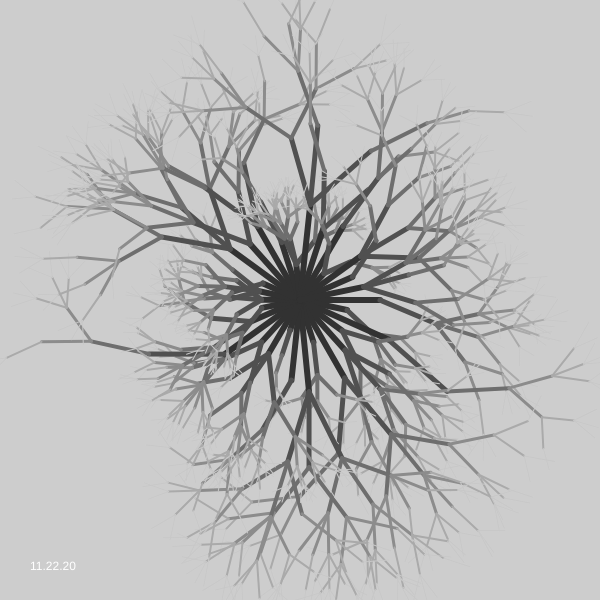
Frame 1 (no input)
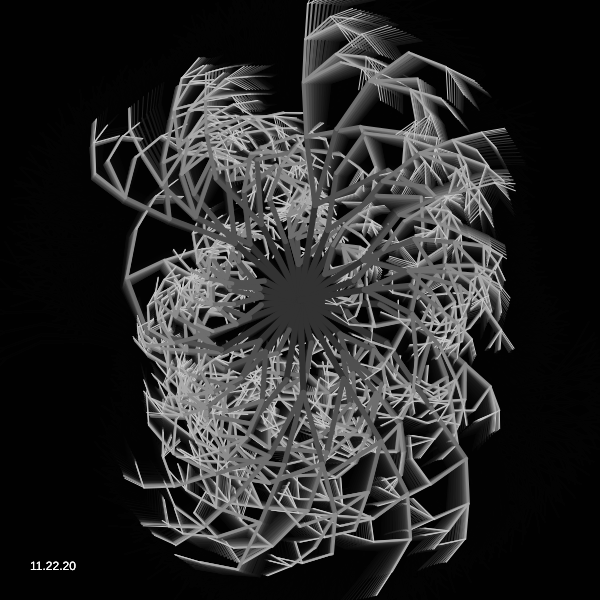
Frame 60 (no input)
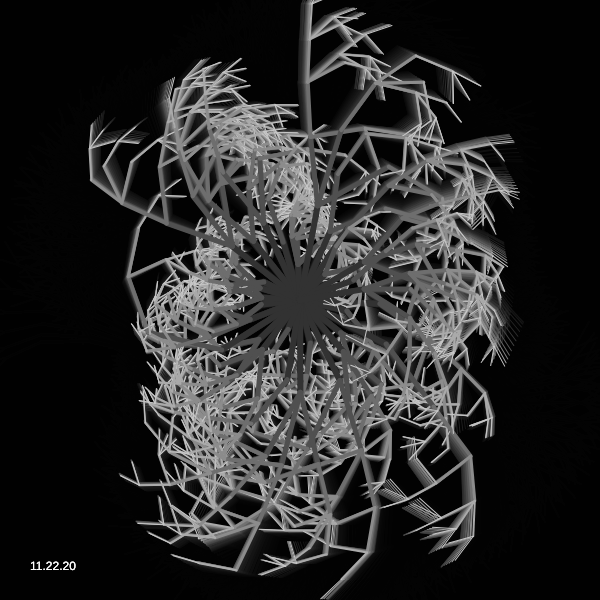
Frame 120 (the mouse pressed at the canvas centre since frame 60)

The p5.js sketch that drew these frames (run headless with seeded random() and noise() and a simulated clock; from frame 60 on, the mouse is pressed at the canvas centre):

// p5.js sketch
// ── sketch.js
/*
T-Virus

Recursively creates `branches` that uses dynamics to drive their angles.

Author:
  Jason Labbe

Site:
  jasonlabbe3d.com
*/


var maxLevel = 5; // The amount of nested branches it will subdivide to. More is slower!
var branchForce = 0.5; // The branch's resistance against the mouse. A lower value will make it feel sluggish, while a bigger value will make it spring-like.
var rootBranches = [];
var debug = false;
var count = 0;


function setup() {
  createCanvas(600, 600);
  generateNewTree();
}


function draw() {
  background(0, 50);
  
  push();
    translate(width / 2, height / 2);
    for (let i = 0; i < rootBranches.length; i++) {
      treeIterator(rootBranches[i], 0, -height / 2, 0);
    }
  
  pop();
  
  fill(255);
  noStroke();
  text("11.22.20", 30, height-30)
}


// A branch's position is always relative to its parent.
function Branch(length, angle, level) {
  this.vel = 0;
  this.acc = 0
  this.level = level;
  this.angle = angle;
  this.restAngle = angle;
  this.length = length;
  this.children = [];
  this.leaves = [];
  count++;
  this.index = count;
  
  // Adds a new branch as a child.
  this.newBranch = function(angle, mult) {
    let newBranch = new Branch(this.length * mult, angle, this.level + 1)
    this.children.push(newBranch);
    return newBranch;
  }
  
  // Adds a new velocity to its acceleration.
  this.applyForce = function(force) {
    this.acc += force;
  }
  
  // Simulates its new angle.
  this.move = function() {
    // Add some weak wind so there's subtle motion when it's idle.
    let windMult = map(this.level, 0, maxLevel, 0.1, 1) * random(0.75, 1.25);
    let wind = noise((frameCount + this.index) * 0.005) * windMult;
    this.applyForce(wind);
    
    // Always have the angle chasing back to its rest pose.
    // This is what causes the branches to bounce.
    let angleThresh = 10;
    let spring = new p5.Vector(this.restAngle, 0);
    let distance = dist(this.angle, 0, this.restAngle, 0);
    let force = map(min(distance, angleThresh), 0, angleThresh, 0, branchForce);
    
    spring.sub(new p5.Vector(this.angle, 0));
    spring.normalize();
    spring.mult(force);
    this.applyForce(spring.x);
    
    // Slow down velocity with air drag.
    this.vel *= 0.95;
    
    // Add acceleration to velocity, and then to the angle.
    this.vel += this.acc;
    this.angle += this.vel;
    this.angle = constrain(this.angle, this.restAngle - 45, this.restAngle + 45);  // Limit how far its angle can bend, otherwise it could spin!
    this.acc = 0;
  }
}


// Takes a branch and spawns new children branches that will come from it.
// This is a recursive function that makes up the tree's structure.
function subDivide(branch) {
  let newBranches = [];
  let newBranchCount = int(random(1, 4));
  let minLength = 0.7;
  let maxLength = 0.85;
  
  // The angles will change depending on how many new branches will be created.
  // This will allow the tree to have more natural looking angles than being random.
  if (newBranchCount == 2) {
    newBranches.push(branch.newBranch(random(-45.0, -10.0), random(minLength, maxLength)));
    newBranches.push(branch.newBranch(random(10.0, 45.0), random(minLength, maxLength)));
  } else if (newBranchCount == 3) {
    newBranches.push(branch.newBranch(random(-45.0, -15.0), random(minLength, maxLength)));
    newBranches.push(branch.newBranch(random(-10.0, 10.0), random(minLength, maxLength)));
    newBranches.push(branch.newBranch(random(15.0, 45.0), random(minLength, maxLength)));
  } else {
    newBranches.push(branch.newBranch(random(-45.0, 45.0), random(minLength, maxLength)));
  }
  
  // If the new branches haven't reach the max level yet then spawn new branches from them.
  for (let i = 0; i < newBranches.length; i++) {
    if (newBranches[i].level < maxLevel) {
      subDivide(newBranches[i]);
    }
  }
}


// Creates a new tree. The first branch is always vertical in the scene's center.
function generateNewTree() {
  rootBranches = [];
  for (let a = 0; a < 360; a+=12) {
    let newBranch = new Branch(random(30.0, 100.0), a, 0)
    rootBranches.push(newBranch);
    subDivide(newBranch);
  }
}


// A recursive function to display the tree.
// It uses `push` and `pop` so that we don't have to deal with actual positions.
// Instead we only care about a branch's length and angle so that we can position them relatively.
function treeIterator(branch, worldX, worldY, worldA) {
  // Even though `push` and `pop` will help *display* the tree, we still need a means to interact with it.
  // So to interact with the mouse, we must keep track of the current branch's world position/rotation.
  worldA += branch.angle;
  
  let vec = new p5.Vector(branch.length, 0);
  vec.rotate(radians(worldA));
  
  worldX += vec.x;
  worldY += vec.y;
  
  push();
    stroke(map(branch.level, 0, maxLevel, 50, 200));
    strokeWeight(maxLevel - branch.level + 1);
    
    // Push the branch if it's within distance of the mouse.
    let d = 0.5;
    let distThresh = 30;
    if (d < distThresh) {
      let force = map(random(-30, 30), -30, distThresh, 1.5, 0);  // Closer branches will be pushed more.
      
      // Lower branches have greater resistance.
      force *= map(branch.level, 0, maxLevel, 0.2, 1);
      branch.applyForce(force);
      
    }
  
    // Simulate branch.
    branch.move();
  
    rotate(radians(branch.angle));
    

    // Draw branch.
    line(0, 0, branch.length, 0);
  
  
    translate(branch.length, 0);
    
    // Continue iterating to children branches, and pass world values.
    for (let i = 0; i < branch.children.length; i++) {
      treeIterator(branch.children[i], worldX, worldY, worldA);
    }
  pop();
}
